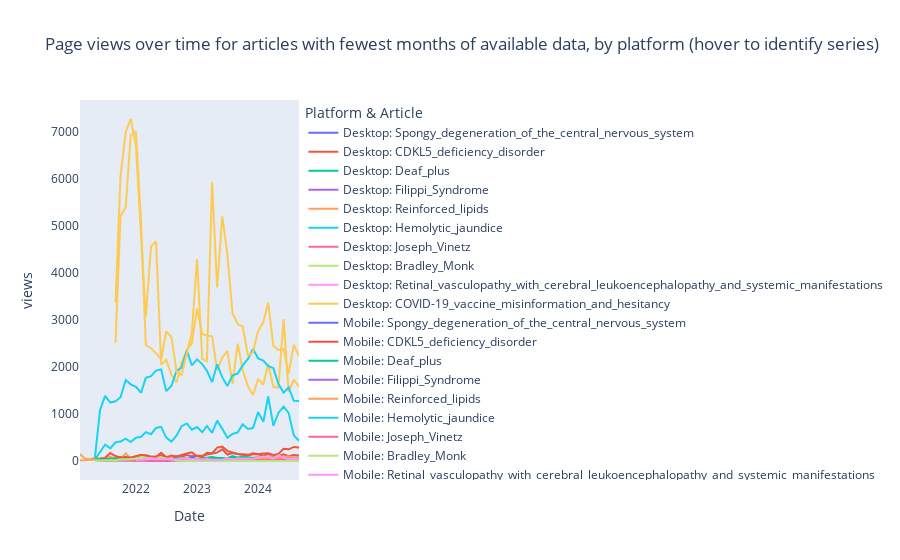

Notebook cell for this chart:
### Code cell
fig = px.line(
    df_for_graph3,
    x = df_for_graph3.index,
    y = "views",
    color = "label",
    title = "Page views over time for articles with fewest months of available data, by platform (hover to identify series)",
    labels = {"timestamp": "Date"}
)

fig.update_layout(
    autosize = True,
    xaxis=dict(showgrid=False),
    yaxis=dict(showgrid=False),
    legend_title_text = "Platform & Article",
)

fig.show()
